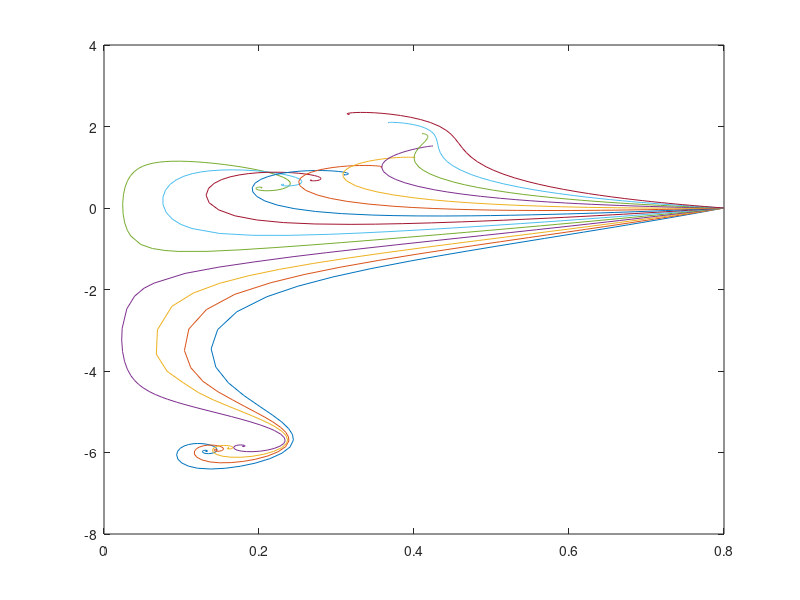

Write the MATLAB code that produced this figure.
clc
clf
clearvars
omega0=sqrt(12);
sigma=0.12*omega0;
a1=-0.34;
f=1;
a2=f/(2*omega0);
a3=sigma;
a4=-3*2/(8*omega0);
a5=a2;
for i=-0.3:0.03:0.1
    a3=i*omega0;
    ode=@(t,x)[a1*x(1)+a2*sin(x(2));
        a3+a4*x(1)^3+a5*cos(x(2))/x(1)];
    % xdot=zeros(2,1);
    % xdot(1)=a1*x(1)+a2*sin(x(2));
    % xdot(2)=a3+a4*x(1)^3+a5*cos(x(2))/x(1);
    [t,x]=ode45(ode, [0 100],[0.8 0]);
    figure(1)
    plot(x(:,1),x(:,2));
    hold on
end

i=0.1:0.01:0.15;

